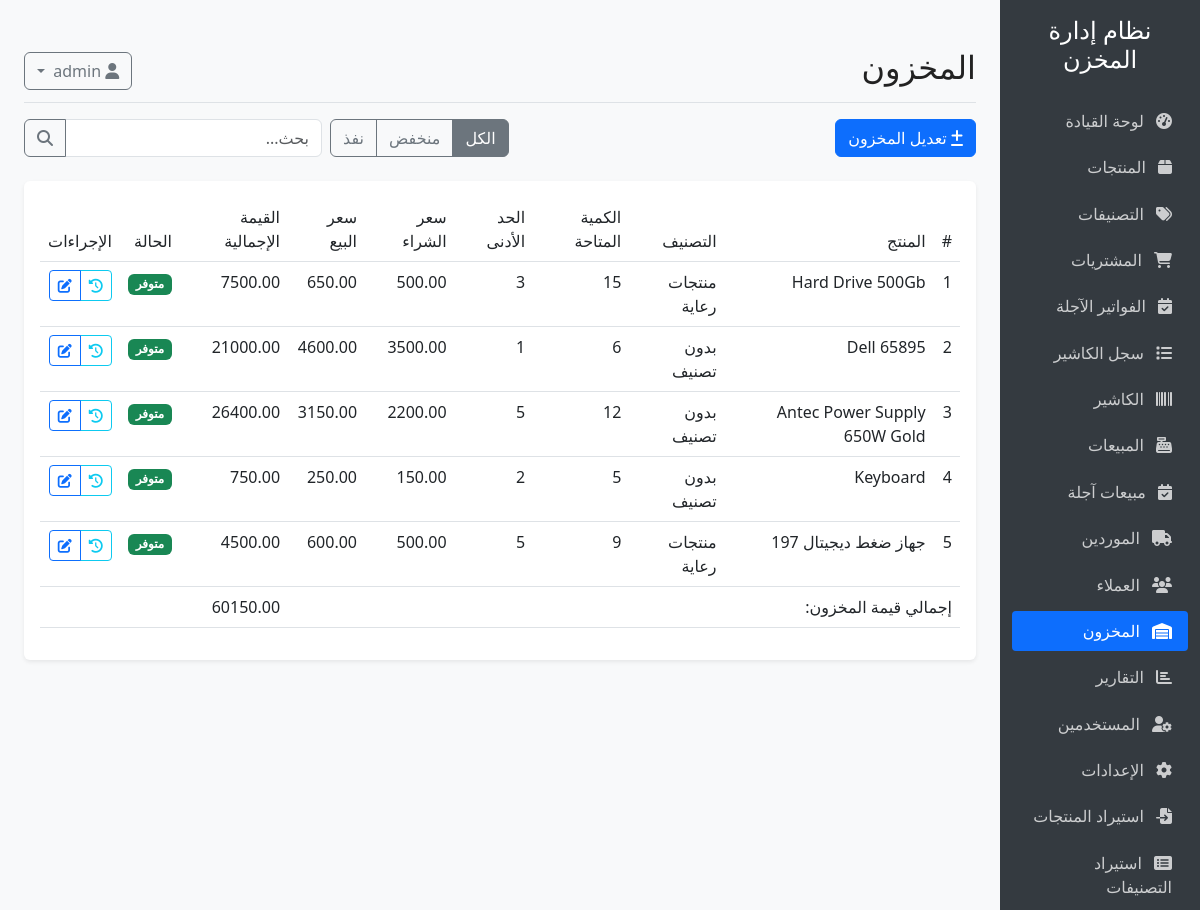
Before: /inventory (signed in) with the older database file.
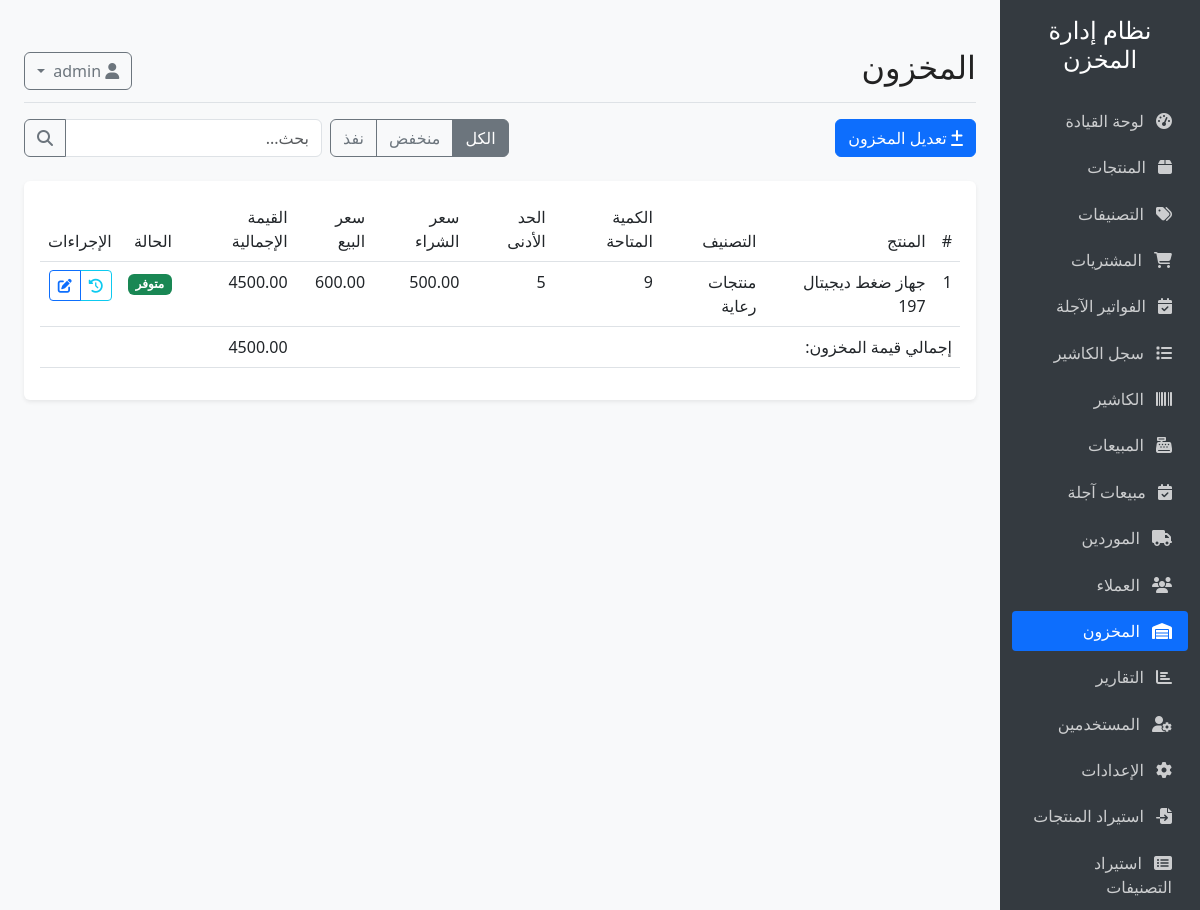
After: the same page with the newer database file.
### models.py (models this page shows, shortened)
class Product(db.Model):
    __tablename__ = 'products'
    id = db.Column(db.Integer, primary_key=True)
    name = db.Column(db.String(100), nullable=False)
    description = db.Column(db.Text, nullable=True)
    barcode = db.Column(db.String(50), unique=True, nullable=True)
    sku = db.Column(db.String(50), unique=True, nullable=True)
    purchase_price = db.Column(db.Float, nullable=False, default=0)
    sale_price = db.Column(db.Float, nullable=False, default=0)
    min_quantity = db.Column(db.Integer, default=0)
    category_id = db.Column(db.Integer, db.ForeignKey('categories.id'), nullable=True)
    created_at = db.Column(db.DateTime, default=datetime.utcnow)
    updated_at = db.Column(db.DateTime, default=datetime.utcnow, onupdate=datetime.utcnow)
    inventory = db.relationship('Inventory', backref='product', uselist=False, lazy=True)
    purchase_items = db.relationship('PurchaseItem', backref='product', lazy=True)
    sale_items = db.relationship('SaleItem', backref='product', lazy=True)

class Category(db.Model):
    __tablename__ = 'categories'
    id = db.Column(db.Integer, primary_key=True)
    name = db.Column(db.String(100), nullable=False)
    description = db.Column(db.Text, nullable=True)
    notes = db.Column(db.Text, nullable=True)
    products = db.relationship('Product', backref='category', lazy=True)

class Inventory(db.Model):
    __tablename__ = 'inventory'
    id = db.Column(db.Integer, primary_key=True)
    product_id = db.Column(db.Integer, db.ForeignKey('products.id'), nullable=False, unique=True)
    quantity = db.Column(db.Integer, nullable=False, default=0)
    last_updated = db.Column(db.DateTime, default=datetime.utcnow, onupdate=datetime.utcnow)

### app.py (the view)
@app.route('/inventory')
@login_required
def inventory():
    status = request.args.get('status', 'all')
    query = db.session.query(Product, Inventory).join(
        Inventory, Product.id == Inventory.product_id
    )
    if status == 'low':
        query = query.filter(Inventory.quantity <= Product.min_quantity, Inventory.quantity > 0)
    elif status == 'out':
        query = query.filter(Inventory.quantity <= 0)
    inventory_items = query.all()
    total_value = sum(item.quantity * item.product.purchase_price for _, item in inventory_items)
    return render_template('inventory/index.html',
                          inventory=inventory_items,
                          total_value=total_value,
                          status=status)

### app.py (called while the page is built)
@login_manager.user_loader
def load_user(user_id):
    return User.query.get(int(user_id))

@app.context_processor
def inject_settings():
    from models import Setting
    settings = {s.key: s.value for s in Setting.query.all()}
    return dict(settings=settings)

### templates/inventory/index.html (shortened to what the changed rows need)
{% extends "base.html" %}
{% block header %}المخزون{% endblock %}
{% block content %}
<div class="card">
    <div class="card-body">
        <div class="table-responsive">
            <table class="table table-hover" id="inventoryTable">
                <thead>
                    <tr>
                        <th>#</th>
                        <th>المنتج</th>
                        <th>التصنيف</th>
                        <th>الكمية المتاحة</th>
                        <th>الحد الأدنى</th>
                        <th>سعر الشراء</th>
                        <th>سعر البيع</th>
                        <th>القيمة الإجمالية</th>
                        <th>الحالة</th>
                        <th>الإجراءات</th>
                    </tr>
                </thead>
                <tbody>
                    {% for item in inventory %}
                    <tr>
                        <td>{{ loop.index }}</td>
                        <td>{{ item[0].name }}</td>
                        <td>{{ item[0].category.name if item[0].category else 'بدون تصنيف' }}</td>
                        <td>{{ item[1].quantity }}</td>
                        <td>{{ item[0].min_quantity }}</td>
                        {% if current_user.role == 'admin' %}
                        <td>{{ "%.2f"|format(item[0].purchase_price) }}</td>
                        {% else %}
                        <td>-</td>
                        {% endif %}
                        <td>{{ "%.2f"|format(item[0].sale_price) }}</td>
                        {% if current_user.role == 'admin' %}
                        <td>{{ "%.2f"|format(item[1].quantity * item[0].purchase_price) }}</td>
                        {% else %}
                        <td>-</td>
                        {% endif %}
                        <td>
                            {% if item[1].quantity <= 0 %}
                            <span class="badge bg-danger">نفذت الكمية</span>
                            {% elif item[1].quantity <= item[0].min_quantity %}
                            <span class="badge bg-warning">منخفضة</span>
                            {% else %}
                            <span class="badge bg-success">متوفر</span>
                            {% endif %}
                        </td>
                        <td>
                            <div class="btn-group">
                                <a href="{{ url_for('product_transactions', id=item[0].id) }}" class="btn btn-sm btn-outline-info" title="سجل الحركات">
                                    <i class="fas fa-history"></i>
                                </a>
                                {% if current_user.role == 'admin' %}
                                <a href="{{ url_for('edit_product', id=item[0].id) }}" class="btn btn-sm btn-outline-primary" title="تعديل المنتج">
                                    <i class="fas fa-edit"></i>
                                </a>
                                {% endif %}
                            </div>
                        </td>
                    </tr>
                    {% else %}
                    <tr>
                        <td colspan="10" class="text-center">لا توجد منتجات</td>
                    </tr>
                    {% endfor %}
                </tbody>
                <tfoot>
                    <tr>
                        <th colspan="7">إجمالي قيمة المخزون:</th>
                        <th>{{ "%.2f"|format(total_value) }}</th>
                        <th colspan="2"></th>
                    </tr>
                </tfoot>
            </table>
        </div>
    </div>
</div>
{% endblock %}

Changed rows visible on the page:
removed Product: name "Hard Drive 500Gb", name "منتجات رعاية", quantity "15", min_quantity "3", purchase_price "500.00", sale_price "650.00", shows "متوفر"
removed Inventory: item[1].quantity*item[0].purchase_price "7500.00"
removed Product: name "Dell 65895", item "بدون تصنيف", quantity "6", min_quantity "1", purchase_price "3500.00", sale_price "4600.00", shows "متوفر"
removed Inventory: item[1].quantity*item[0].purchase_price "21000.00"
removed Product: name "Antec Power Supply 650W Gold", item "بدون تصنيف", quantity "12", min_quantity "5", purchase_price "2200.00", sale_price "3150.00", shows "متوفر"
removed Inventory: item[1].quantity*item[0].purchase_price "26400.00"
removed Product: name "Keyboard", item "بدون تصنيف", quantity "5", min_quantity "2", purchase_price "150.00", sale_price "250.00", shows "متوفر"
removed Inventory: item[1].quantity*item[0].purchase_price "750.00"
Other visible differences:
{{ "%.2f"|format(total_value) }}: "60150.00" → "4500.00"
